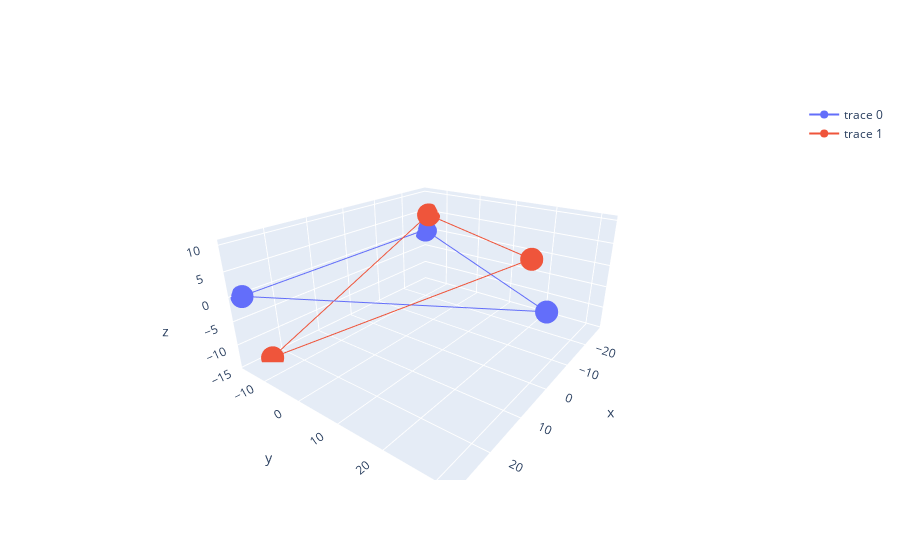

Notebook code cell kept with this figure:
### Code cell
import plotly.graph_objects as go
jsh_1 = np.hstack([js_1,js_1[:,[0]]])
jsh_20 = np.hstack([js_20, js_20[:,[0]]])
data = [
    go.Scatter3d(x=jsh_1[0,:], y=jsh_1[1,:] , z=jsh_1[2,:]),
    go.Scatter3d(x=jsh_20[0,:], y=jsh_20[1,:] , z=jsh_20[2,:])
]
fig = go.Figure(data=data)
fig.show()

### Figure 1 — Plotly figure (JSON) as saved in the notebook; plotly's stock layout.template omitted (floating-point values rounded to 4 significant figures)
{"data": [{"type": "scatter3d", "x": [0, -27.5, 27.5, 0], "y": [31.75, -15.87, -15.87, 31.75], "z": [0, 0, 0, 0]}, {"type": "scatter3d", "x": [3.714, -27.7, 23.98, 3.714], "y": [29.84, -14.92, -14.92, 29.84], "z": [10.2, 4.302, -14.51, 10.2]}], "layout": {"autosize": true, "scene": {"aspectmode": "auto", "aspectratio": {"x": 1.373, "y": 1.185, "z": 0.6147}, "camera": {"center": {"x": 0, "y": 0, "z": 0}, "eye": {"x": 1.592, "y": 1.188, "z": 0.8617}, "projection": {"type": "perspective"}, "up": {"x": 0, "y": 0, "z": 1}}}}}
